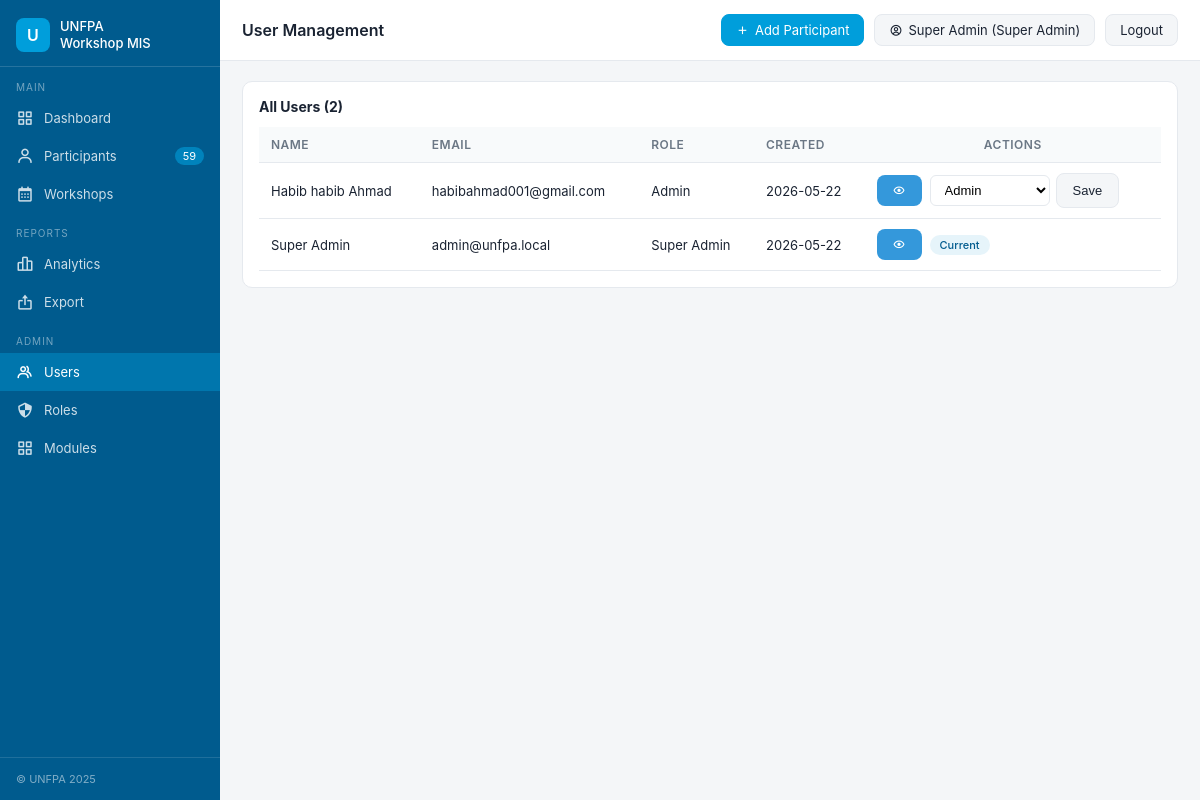
/users.php (signed in), run on the app's committed database.
### tables this page shows
CREATE TABLE IF NOT EXISTS `users` (
  `id` int NOT NULL AUTO_INCREMENT,
  `name` varchar(150) NOT NULL,
  `email` varchar(180) NOT NULL,
  `password` varchar(255) NOT NULL,
  `role_id` int NOT NULL,
  `status` enum('active','inactive','suspended') NOT NULL DEFAULT 'active',
  `created_at` datetime NOT NULL DEFAULT CURRENT_TIMESTAMP,
  `updated_at` datetime NOT NULL DEFAULT CURRENT_TIMESTAMP ON UPDATE CURRENT_TIMESTAMP,
  `bio` text,
  `last_login` datetime DEFAULT NULL,
  PRIMARY KEY (`id`),
  UNIQUE KEY `email` (`email`),
  KEY `role_id` (`role_id`),
  KEY `idx_users_status` (`status`),
  KEY `idx_users_email` (`email`)
);

CREATE TABLE IF NOT EXISTS `roles` (
  `id` int NOT NULL AUTO_INCREMENT,
  `name` varchar(100) NOT NULL,
  `created_by` int DEFAULT NULL,
  `created_at` datetime NOT NULL DEFAULT CURRENT_TIMESTAMP,
  PRIMARY KEY (`id`),
  UNIQUE KEY `name` (`name`)
);

### auth.php (called while the page is built, shortened)
<?php
function auth_current_user()
{
    global $pdo;
    static $user;
    if ($user !== null) {
        return $user;
    }
    $stmt = $pdo->prepare('SELECT u.*, r.name AS role_name, r.id AS role_id FROM users u LEFT JOIN roles r ON u.role_id = r.id WHERE u.id = ?');
    $stmt->execute([$_SESSION['user_id']]);
    $user = $stmt->fetch();
    return $user ?: null;
}
function auth_is_logged_in()
{
    return (bool)auth_current_user();
}
function auth_require_login()
{
    if (!auth_is_logged_in()) {
        $next = urlencode($_SERVER['REQUEST_URI']);
        redirect("login.php?next=$next");
    }
}
function auth_get_user_role_name()
{
    $user = auth_current_user();
    return $user['role_name'] ?? null;
}
function auth_get_allowed_modules()
{
    global $pdo;
    $user = auth_current_user();
    $stmt = $pdo->prepare('SELECT m.* FROM modules m INNER JOIN role_modules rm ON m.id = rm.module_id WHERE rm.role_id = ? ORDER BY m.name');
    $stmt->execute([$user['role_id']]);
    $modules = $stmt->fetchAll();
    return $modules;
}
function auth_require_role($roles)
{
    auth_require_login();
    $role = auth_get_user_role_name();
    $allowed = is_array($roles) ? $roles : [$roles];
    foreach ($allowed as $item) {
        if (strtolower($role) === strtolower($item)) {
            return;
        }
    }
    exit;
}
function auth_get_module_nav_items()
{
    $mapping = [
        'dashboard' => ['label' => 'Dashboard', 'href' => 'index.php', 'icon' => 'bx-grid-alt'],
        'participants' => ['label' => 'Participants', 'href' => 'participants.php', 'icon' => 'bx-user'],
        'workshops' => ['label' => 'Workshops', 'href' => 'workshops.php', 'icon' => 'bx-calendar'],
        'analytics' => ['label' => 'Analytics', 'href' => 'analytics.php', 'icon' => 'bx-bar-chart-alt-2'],
        'export' => ['label' => 'Export', 'href' => 'export.php', 'icon' => 'bx-export'],
        'users' => ['label' => 'Users', 'href' => 'users.php', 'icon' => 'bx-group'],
        'roles' => ['label' => 'Roles', 'href' => 'roles.php', 'icon' => 'bx-shield-quarter'],
        'modules' => ['label' => 'Modules', 'href' => 'modules.php', 'icon' => 'bx-grid-alt'],
    ];
    $items = [];
    foreach (auth_get_allowed_modules() as $module) {
        if (isset($mapping[$module['slug']])) {
            $items[$module['slug']] = $mapping[$module['slug']];
        }
    }
    return $items;
}

### db.php (called while the page is built, shortened)
<?php
$DB_HOST = 'localhost';
$DB_NAME = 'unfpa_mis';
$DB_USER = 'root';
$DB_PASS = '';
try {
    $pdo = new PDO("mysql:host=$DB_HOST;dbname=$DB_NAME;charset=utf8mb4", $DB_USER, $DB_PASS, [
        PDO::ATTR_ERRMODE => PDO::ERRMODE_EXCEPTION,
        PDO::ATTR_DEFAULT_FETCH_MODE => PDO::FETCH_ASSOC,
    ]);
} catch (PDOException $e) {
    die("DB Connection failed: " . $e->getMessage());
}
function e($v){ return htmlspecialchars($v ?? '', ENT_QUOTES, 'UTF-8'); }
require_once __DIR__ . '/auth.php';

### users.php (the view, shortened to what this page needs)
<?php
$page = 'users'; $pageTitle = 'User Management';
require_once __DIR__ . '/db.php';
auth_require_role(['Super Admin', 'Admin']);
require_once __DIR__ . '/header.php';
$currentUser = auth_current_user();
$roleQuery = $pdo->query('SELECT id, name FROM roles ORDER BY FIELD(name, "Super Admin", "Admin", "Manager", "Lead", "User"), name');
$allRoles = $roleQuery->fetchAll();
$roles = [];
$currentUserRank = auth_get_role_rank(auth_get_user_role_name());
foreach ($allRoles as $role) {
    $roleRank = auth_get_role_rank($role['name']);
    if ($roleRank > $currentUserRank) {
        $roles[] = $role;
    }
}
$userQuery = $pdo->prepare('SELECT u.*, r.name role_name FROM users u LEFT JOIN roles r ON u.role_id = r.id ORDER BY u.created_at DESC');
$userQuery->execute([]);
$allUsers = $userQuery->fetchAll();
$users = [];
foreach ($allUsers as $user) {
    $userRank = auth_get_role_rank($user['role_name'] ?? 'User');
    if ($userRank >= $currentUserRank) {
        $users[] = $user;
    }
}
?>
<div class="panel">
  <h3>All Users (<?= count($users) ?>)</h3>
  <table>
    <thead><tr><th>Name</th><th>Email</th><th>Role</th><th>Created</th><th class="actions-header">Actions</th></tr></thead>
    <tbody>
      <?php foreach ($users as $user): ?>
      <tr>
        <td><?= e($user['name']) ?></td>
        <td><?= e($user['email']) ?></td>
        <td><?= e($user['role_name'] ?? '—') ?></td>
        <td><?= e(date('Y-m-d', strtotime($user['created_at']))) ?></td>
        <td class="actions-cell">
          <div class="action-buttons">
            <a href="user_view.php?id=<?= $user['id'] ?>" class="btn info" title="View Profile"><i class='bx bx-show'></i></a>
            <?php if ($user['id'] !== $currentUser['id']): ?>
            <form method="post" class="role-form">
              <select name="role_id" class="role-select">
                <?php foreach ($roles as $role): ?>
                  <option value="<?= $role['id'] ?>" <?= $user['role_id'] == $role['id'] ? 'selected' : '' ?>><?= e($role['name']) ?></option>
                <?php endforeach; ?>
              </select>
              <button class="btn sec" type="submit" name="assign_role">Save</button>
            </form>
            <?php else: ?>
              <span class="badge">Current</span>
            <?php endif; ?>
          </div>
        </td>
      </tr>
      <?php endforeach; ?>
    </tbody>
  </table>
</div>
<?php require __DIR__ . '/footer.php'; ?>

### header.php (shortened to what this page needs)
<?php require_once __DIR__ . '/db.php'; $page = $page ?? 'dashboard'; $currentUser = auth_current_user(); $navItems = auth_is_logged_in() ? auth_get_module_nav_items() : []; $participantCount = isset($navItems['participants']) ? $pdo->query("SELECT COUNT(*) FROM participants")->fetchColumn() : 0; ?>
<!DOCTYPE html>
<html lang="en">
<head>
<link rel="stylesheet" href="assets/style.css">
<link rel="stylesheet" href="https://cdn.jsdelivr.net/npm/boxicons@2.1.4/css/boxicons.min.css">
</head>
<body>
<div class="shell">
  <aside class="sidebar">
    <div class="sb-logo">
      <div class="sb-logo-icon">U</div>
      <div class="sb-title">UNFPA<br>Workshop MIS</div>
    </div>
    <div class="sb-section">MAIN</div>
    <?php if ($navItems): ?>
      <?php foreach (['dashboard','participants','workshops'] as $slug): ?>
        <?php if (isset($navItems[$slug])): $item = $navItems[$slug]; ?>
          <a href="<?= e($item['href']) ?>" class="sb-item <?= $page === $slug ? 'active' : '' ?>">
            <i class='bx <?= e($item['icon']) ?>'></i> <?= e($item['label']) ?>
            <?php if ($slug === 'participants'): ?><span class="sb-badge"><?= $participantCount ?></span><?php endif; ?>
          </a>
        <?php endif; ?>
      <?php endforeach; ?>
      <?php if (isset($navItems['analytics']) || isset($navItems['export'])): ?>
        <div class="sb-section">REPORTS</div>
        <?php if (isset($navItems['analytics'])): $item = $navItems['analytics']; ?>
          <a href="<?= e($item['href']) ?>" class="sb-item <?= $page==='analytics'?'active':'' ?>"><i class='bx <?= e($item['icon']) ?>'></i> <?= e($item['label']) ?></a>
        <?php endif; ?>
        <?php if (isset($navItems['export'])): $item = $navItems['export']; ?>
          <a href="<?= e($item['href']) ?>" class="sb-item <?= $page==='export'?'active':'' ?>"><i class='bx <?= e($item['icon']) ?>'></i> <?= e($item['label']) ?></a>
        <?php endif; ?>
      <?php endif; ?>
      <?php if (isset($navItems['users']) || isset($navItems['roles']) || isset($navItems['modules'])): ?>
        <div class="sb-section">ADMIN</div>
        <?php foreach (['users','roles','modules'] as $slug): ?>
          <?php if (isset($navItems[$slug])): $item = $navItems[$slug]; ?>
            <a href="<?= e($item['href']) ?>" class="sb-item <?= $page === $slug ? 'active' : '' ?>"><i class='bx <?= e($item['icon']) ?>'></i> <?= e($item['label']) ?></a>
          <?php endif; ?>
        <?php endforeach; ?>
      <?php endif; ?>
    <?php else: ?>
      <div class="sb-note">Please log in to see navigation.</div>
    <?php endif; ?>
    <div class="sb-footer">© UNFPA 2025</div>
  </aside>
  <main class="main">
    <div class="topbar">
      <div class="topbar-title"><?= e($pageTitle ?? 'Dashboard Overview') ?></div>
      <div class="topbar-right">
        <?php if (isset($navItems['participants'])): ?>
          <a href="participant_form.php" class="top-btn primary"><i class='bx bx-plus'></i> Add Participant</a>
        <?php endif; ?>
        <?php if ($currentUser): ?>
          <span class="top-btn user-badge"><i class='bx bx-user-circle'></i> <?= e($currentUser['name']) ?> (<?= e($currentUser['role_name']) ?>)</span>
          <a href="logout.php" class="top-btn sec">Logout</a>
        <?php else: ?>
          <a href="login.php" class="top-btn sec">Sign In</a>
          <a href="signup.php" class="top-btn primary">Sign Up</a>
        <?php endif; ?>
      </div>
    </div>
    <div class="content">

### assets/style.css (style rules this page uses)
* { box-sizing:border-box;margin:0;padding:0 }
:root { --bg:#f4f6f8; --card:#fff; --text:#1a2332; --muted:#6b7785; --tert:#9aa5b1; --border:#e5e9ee; --primary:#009EDB; --primary-dark:#005B8E; --radius:10px; }
body { font-family:-apple-system,BlinkMacSystemFont,"Segoe UI",sans-serif;font-size:14px;color:var(--text);background:var(--bg) }
.shell { display:grid;grid-template-columns:220px 1fr;min-height:100vh }
.sidebar { background:var(--primary-dark);color:#fff;display:flex;flex-direction:column }
.sb-logo { padding:18px 16px 14px;border-bottom:1px solid rgba(255,255,255,.15);display:flex;align-items:center;gap:10px }
.sb-logo-icon { width:34px;height:34px;background:var(--primary);border-radius:8px;display:flex;align-items:center;justify-content:center;font-weight:600;font-size:16px }
.sb-title { font-size:13px;font-weight:500;line-height:1.3 }
.sb-section { padding:14px 0 6px 16px;font-size:10px;letter-spacing:.1em;color:rgba(255,255,255,.45);text-transform:uppercase }
.sb-item { display:flex;align-items:center;gap:10px;padding:10px 16px;font-size:13px;color:rgba(255,255,255,.8);text-decoration:none;transition:background .15s }
.sb-item.active { background:rgba(0,158,219,.4);color:#fff }
.sb-item i { font-size:18px }
.sb-badge { margin-left:auto;background:rgba(0,158,219,.6);color:#fff;font-size:11px;padding:2px 8px;border-radius:10px }
.sb-footer { margin-top:auto;padding:14px 16px;border-top:1px solid rgba(255,255,255,.12);font-size:11px;color:rgba(255,255,255,.5) }
.main { overflow:auto }
.topbar { background:#fff;border-bottom:1px solid var(--border);padding:14px 22px;display:flex;align-items:center;justify-content:space-between }
.topbar-title { font-size:16px;font-weight:600 }
.topbar-right { display:flex;align-items:center;gap:10px }
.top-btn { background:#f4f6f8;border:1px solid var(--border);border-radius:8px;padding:7px 14px;font-size:13px;color:var(--text);cursor:pointer;display:inline-flex;align-items:center;gap:6px;text-decoration:none }
.top-btn.primary { background:var(--primary);color:#fff;border-color:var(--primary) }
.content { padding:20px 22px;display:flex;flex-direction:column;gap:16px }
.panel { background:#fff;border:1px solid var(--border);border-radius:var(--radius);padding:16px }
.panel h3 { font-size:14px;margin-bottom:12px;display:flex;justify-content:space-between;align-items:center }
table { width:100%;border-collapse:collapse;font-size:13px }
th,td { padding:10px 12px;text-align:left;border-bottom:1px solid var(--border) }
th { background:#f8fafb;font-weight:600;color:var(--muted);font-size:12px;text-transform:uppercase;letter-spacing:.04em }
.btn { background:var(--primary);color:#fff;border:none;padding:9px 16px;border-radius:8px;cursor:pointer;font-size:13px;text-decoration:none;display:inline-flex;align-items:center;gap:6px }
.btn.sec { background:#f4f6f8;color:var(--text);border:1px solid var(--border) }
.btn.info { background:#3498db }
.badge { display:inline-block;padding:3px 10px;border-radius:12px;font-size:11px;font-weight:500;background:#e6f4fa;color:var(--primary-dark) }

### users.php (style rules this page uses)
.action-buttons { display: flex; align-items: center; gap: 8px; flex-wrap: wrap; }
.role-form { display: inline-flex; align-items: center; gap: 6px; margin: 0; }
.role-select { padding: 6px 10px; border: 1px solid var(--border); border-radius: 6px; font-size: 13px; background: white; min-width: 120px; }
.actions-header { min-width: 200px; text-align: center; }
.actions-cell { min-width: 200px; }

### data on the page
users: name "Super Admin", role.name "Super Admin", email "admin@unfpa.local", created_at "2026-05-22", shows "Current"
users: name "Habib habib Ahmad", email "habibahmad001@gmail.com", role.name "Admin", created_at "2026-05-22", role_id "Admin"

### other printed values
$item['label'] "Dashboard"
$item['label'] "Participants"
$participantCount "59"
$item['label'] "Workshops"
$item['label'] "Analytics"
$item['label'] "Export"
$item['label'] "Users"
$item['label'] "Roles"
$item['label'] "Modules"
$pageTitle "User Management"
count($users) "2"
